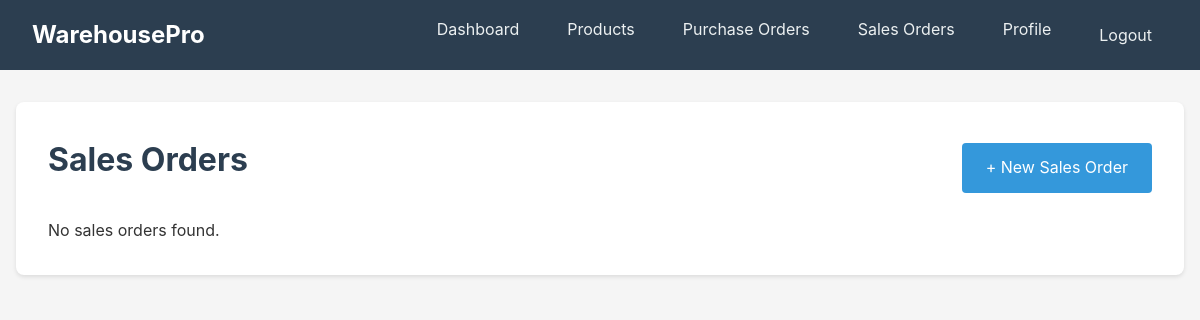
The app's page /orders/sales-orders/ (signed in), older data.
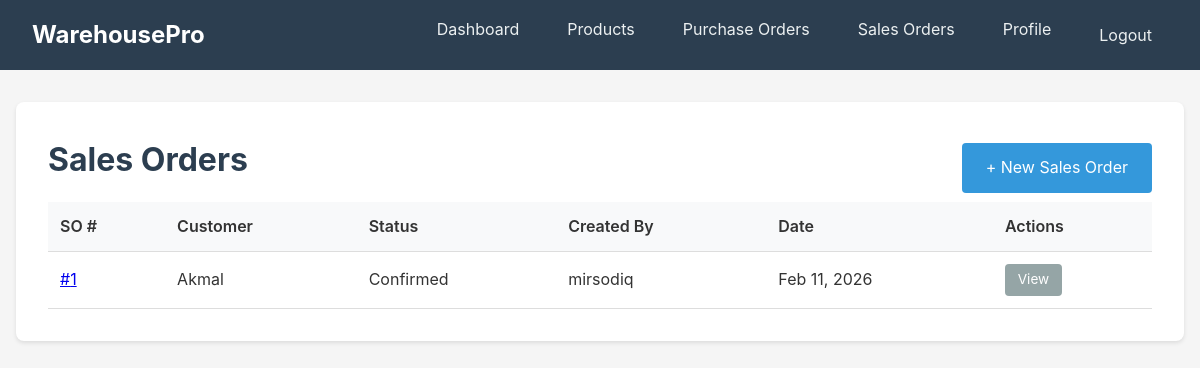
The same page, newer data.
### orders/models.py (models this page shows, shortened)
class SalesOrder(models.Model):
    class Status(models.TextChoices):
        DRAFT = "DRAFT", "Draft"
        CONFIRMED = "CONFIRMED", "Confirmed"
        SHIPPED = "SHIPPED", "Shipped"
        CANCELLED = "CANCELLED", "Cancelled"
    customer = models.ForeignKey(Customer, on_delete=models.PROTECT, related_name="sales_orders")
    status = models.CharField(max_length=12, choices=Status.choices, default=Status.DRAFT)
    created_by = models.ForeignKey(settings.AUTH_USER_MODEL, on_delete=models.PROTECT, related_name="sales_orders")
    created_at = models.DateTimeField(auto_now_add=True)
    notes = models.TextField(blank=True)

### inventory/models.py (models this page shows, shortened)
class TimeStampedModel(models.Model):
    created_at = models.DateTimeField(auto_now_add=True)
    updated_at = models.DateTimeField(auto_now=True)
    class Meta:
        abstract = True

class Customer(TimeStampedModel):
    name = models.CharField(max_length=200)
    phone = models.CharField(max_length=50, blank=True)
    email = models.EmailField(blank=True)
    address = models.TextField(blank=True)

### orders/views.py (the view)
# urls.py: path("sales-orders/", views.so_list, name="so_list"),
@login_required
def so_list(request):
    orders = SalesOrder.objects.select_related("customer", "created_by").order_by("-created_at")
    return render(request, "orders/so_list.html", {"orders": orders})

### orders/templates/orders/so_list.html (shortened to what this page needs)
{% extends "base.html" %}
{% block content %}
<div class="card">
    <div style="display: flex; justify-content: space-between; align-items: center;">
        <h1>Sales Orders</h1>
        <a href="{% url 'orders:so_create' %}" class="btn btn-primary">+ New Sales Order</a>
    </div>
    {% if orders %}
        <table>
            <thead>
                <tr>
                    <th>SO #</th>
                    <th>Customer</th>
                    <th>Status</th>
                    <th>Created By</th>
                    <th>Date</th>
                    <th>Actions</th>
                </tr>
            </thead>
            <tbody>
                {% for order in orders %}
                    <tr>
                        <td><a href="{% url 'orders:so_detail' order.pk %}">#{{ order.pk }}</a></td>
                        <td>{{ order.customer.name }}</td>
                        <td><span class="badge badge-{{ order.status|lower }}">{{ order.get_status_display }}</span></td>
                        <td>{{ order.created_by.username }}</td>
                        <td>{{ order.created_at|date:"M d, Y" }}</td>
                        <td>
                            <a href="{% url 'orders:so_detail' order.pk %}" class="btn btn-secondary" style="padding: 0.3rem 0.8rem; font-size: 0.85rem;">View</a>
                        </td>
                    </tr>
                {% endfor %}
            </tbody>
        </table>
    {% else %}
        <p class="mt-1">No sales orders found.</p>
    {% endif %}
</div>
{% endblock %}

Row changes from the older to the newer data that the page shows:
added SalesOrder: pk "1", customer.name "Akmal", status "Confirmed", created_by.username "mirsodiq", created_at "Feb 11, 2026"
Text that changed along with them:
text no longer shown: "No sales orders found."
text now shown: "SO # Customer Status Created By Date Actions"
